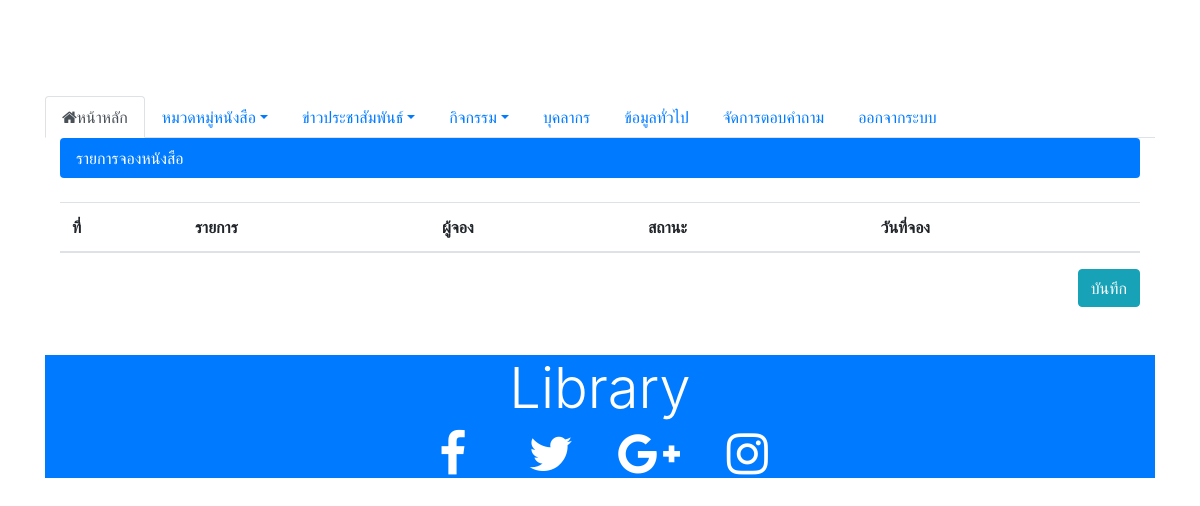
The page /Authorities/ABookList.php (signed in) on the database as committed earlier.
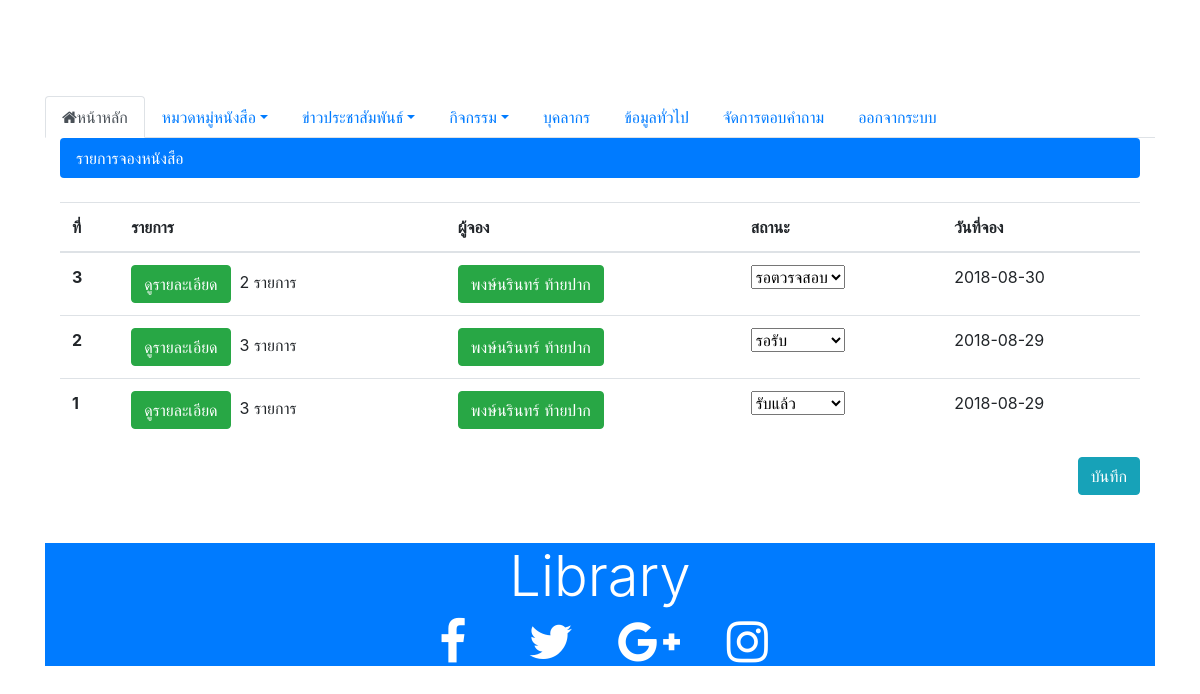
The same page on the database as committed later.
### tables this page shows
CREATE TABLE `order_stock` (
  `id_stock` int(15) NOT NULL,
  `username` varchar(50) NOT NULL,
  `id_user` varchar(50) NOT NULL,
  `amount` int(15) NOT NULL,
  `Date` date NOT NULL,
  `status` enum('รอตรวจสอบ','รอรับ','รับแล้ว') NOT NULL DEFAULT 'รอตรวจสอบ'
);

CREATE TABLE `order_detail` (
  `id` int(11) NOT NULL,
  `id_stock` varchar(15) NOT NULL,
  `name` varchar(50) NOT NULL,
  `b_codes` varchar(50) NOT NULL,
  `b_isbn` varchar(50) NOT NULL,
  `b_name` varchar(50) NOT NULL,
  `b_library` text NOT NULL,
  `date_receive` date NOT NULL,
  `date_return` date NOT NULL,
  `status` enum('รอตวรจสอบ','รอรับหนังสือ','คืนแล้ว') NOT NULL DEFAULT 'รอตวรจสอบ'
);

### Authorities/ABookList.php (the view, shortened to what this page needs)
<!DOCTYPE html>
<html>
<head>
  <?php include 'includes/head.inc.php'; ?>
</head>
<body>
  <div class="container">
    <?php include 'includes/slideshow.inc.php'; ?>
  </div>
    <div class="container">
      <div class="row">
        <div class="col-md-12">
          <?php include 'includes/menu.inc.php'; ?>
        </div>
      </div>
        <div class="col-md-12">
          <ul class="nav nav-pills flex-column">
            <li class="nav-item">
              <a href="#" class="active nav-link">รายการจองหนังสือ</a>
            </li>
          </ul>
          <br>
            <div class="row">
              <div class="col-md-12">
                <table class="table">
                  <thead>
                    <tr>
                      <th scope="col">ที่</th>
                      <th scope="col">รายการ</th>
                      <th scope="col">ผู้จอง</th>
                      <th scope="col">สถานะ</th>
                      <th scope="col">วันที่จอง</th>
                    </tr>
                  </thead>
                  <tbody>
                    <form action="update_orderlist.php" method="POST" enctype="multipart/form-data">
              <?php
                  require_once 'includes/config.php';
                  $sql = "SELECT * FROM `order_stock` ORDER BY `id_stock` DESC";
                    $query = mysqli_query($conn,$sql) or die("wrong query");
                  while($result=mysqli_fetch_array($query))
                {
              ?>
                    <tr>
                      <th scope="row"><?php echo $result["id_stock"]; ?></th>
                    <?php
                    $sql1 = "SELECT *,COUNT(`id_stock`) AS stock FROM `order_detail` WHERE `id_stock` = '".$result["id_stock"]."'";
                    $query1 = mysqli_query($conn,$sql1) or die("wrong query");
                    $result1 = mysqli_fetch_array($query1)
                   ?>
                      <td><a href="view_order.php?id=<?php echo $result1['id_stock']; ?>" class="btn btn-success"> ดูรายละเอียด </a> &nbsp;<span class="label label-info"><?php echo $result1['stock']; ?>&nbsp;รายการ</span></td>
                      <td><a href="#" class="btn btn-success"><?php echo $result1["name"]; ?></a></td>
                      <td><select name="status[]">
                          <option value="รอตวรจสอบ" <?php if($result["status"] == "รอตวรจสอบ") echo 'selected'; ?> >รอตวรจสอบ</option>
                          <option value="รอรับ" <?php if($result["status"] == "รอรับ") echo "selected"; ?> >รอรับ</option>
                          <option value="รับแล้ว" <?php if($result["status"] == "รับแล้ว") echo "selected"; ?> >รับแล้ว</option>
                        </select>
                      </td>
                      <td><?php echo $result["Date"]; ?></td>
                    </tr>
            <?php
            }
            ?>
                  </tbody>
                </table>
                  <div align="right">
                <button type="submit" class="btn btn-info" >บันทึก</button>
              </div>
              </div>
            </div>
        </div>
      </div>
  <br><br>
  <?php include 'includes/footer.inc.php'; ?>
</body>
</html>

### Authorities/includes/head.inc.php (shortened to what this page needs)
  <link rel="stylesheet" href="https://cdnjs.cloudflare.com/ajax/libs/font-awesome/4.7.0/css/font-awesome.min.css" type="text/css">
<link rel="stylesheet" href="https://maxcdn.bootstrapcdn.com/bootstrap/4.0.0/css/bootstrap.min.css">

### Authorities/includes/slideshow.inc.php
<div class="py-5 text-center" style="background-image: url(&quot;https://pingendo.github.io/templates/sections/assets/cover_event.jpg&quot;);"></div>

### Authorities/includes/menu.inc.php (shortened to what this page needs)
<ul class="nav nav-tabs">
          <li class="nav-item">
            <a href="Authorities.php" class="active nav-link">
              <i class="fa fa-home fa-home"></i>หน้าหลัก</a>
          </li>
          <li class="nav-item dropdown">
            <a href="#" class="nav-link dropdown-toggle" data-toggle="dropdown" role="button" aria-haspopup="true" aria-expanded="false">หมวดหมู่หนังสือ</a>
          </li>
          <li class="nav-item">
            <a class="nav-link dropdown-toggle" data-toggle="dropdown" role="button" aria-haspopup="true" aria-expanded="false" href="#">ข่าวประชาสัมพันธ์</a>
          </li>
          <li class="nav-item dropdown">
            <a class="nav-link dropdown-toggle" data-toggle="dropdown" role="button" aria-haspopup="true" aria-expanded="false" href="#">กิจกรรม</a>
          </li>
          <li class="nav-item">
            <a href="APersonnel.php" class="nav-link">บุคลากร</a>
          </li>
          <li class="nav-item">
            <a class="nav-link" href="AInformation.php">ข้อมูลทั่วไป</a>
          </li>
          <li class="nav-item">
            <a class="nav-link" href="AAnswer.php">จัดการตอบคำถาม</a>
          </li>
          <?php
                          if(isset($_SESSION['status']))
                              {
                                echo '<li class="nav-item">
                                      <a class="nav-link" href="logout.php">ออกจากระบบ</a>
                                      </li>';
                              }
                              else
                              {
                                echo '<li class="nav-item">
                                    <a class="nav-link" href="../Library.php">ลงชื่อเข้าใช้</a>
                                  </li>';
                              }
           ?>
        </ul>

### Authorities/includes/footer.inc.php (shortened to what this page needs)
<div class="container">
   <div class="text-center bg-primary text-white py">
     <div class="container">
       <div class="row">
         <div class="col-md-12">
           <h1 class="display-4">Library</h1>
         </div>
       </div>
       <div class="row">
         <div class="col-12">
           <a href="https://www.facebook.com/" class="text-white" target="_blank">
             <i class="fa fa-fw fa-facebook fa-3x mx-3"></i>
           </a>
           <a href="https://twitter.com/" class="text-white" target="_blank">
             <i class="fa fa-fw fa-twitter fa-3x mx-3"></i>
           </a>
           <a href="https://plus.google.com/" class="text-white" target="_blank">
             <i class="fa fa-fw fa-3x fa-google-plus mx-3"></i>
           </a>
           <a href="https://www.instagram.com/" class="text-white" target="_blank">
             <i class="fa fa-fw fa-instagram fa-3x mx-3"></i>
           </a>
         </div>
       </div>
     </div>
   </div>
 </div>

Rows that differ between the two databases and show on the page:
added order_stock: id_stock "3", stock "2", order_detail.name "พงษ์นรินทร์ ท้ายปาก", Date "2018-08-30"
added order_stock: id_stock "2", stock "3", order_detail.name "พงษ์นรินทร์ ท้ายปาก", status "รอรับ", Date "2018-08-29"
added order_stock: id_stock "1", stock "3", order_detail.name "พงษ์นรินทร์ ท้ายปาก", status "รับแล้ว", Date "2018-08-29"
